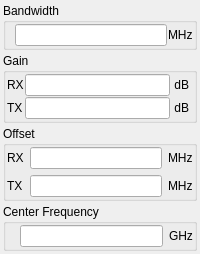
            <widget class="QWidget" name="tab">
             <attribute name="title">
              <string>WiFi</string>
             </attribute>
             <layout class="QVBoxLayout" name="verticalLayout_2" stretch="3,5,5,3">
              <property name="spacing">
               <number>3</number>
              </property>
              <property name="leftMargin">
               <number>3</number>
              </property>
              <property name="topMargin">
               <number>3</number>
              </property>
              <property name="rightMargin">
               <number>3</number>
              </property>
              <property name="bottomMargin">
               <number>3</number>
              </property>
              <item>
               <widget class="QGroupBox" name="groupBox_2">
                <property name="title">
                 <string>Bandwidth</string>
                </property>
                <layout class="QHBoxLayout" name="horizontalLayout_2">
                 <property name="spacing">
                  <number>1</number>
                 </property>
                 <property name="leftMargin">
                  <number>1</number>
                 </property>
                 <property name="topMargin">
                  <number>1</number>
                 </property>
                 <property name="rightMargin">
                  <number>1</number>
                 </property>
                 <property name="bottomMargin">
                  <number>1</number>
                 </property>
                 <item>
                  <widget class="QLabel" name="label_12">
                   <property name="text">
                    <string/>
                   </property>
                  </widget>
                 </item>
                 <item>
                  <widget class="QLineEdit" name="lineEdit">
                   <property name="alignment">
                    <set>Qt::AlignRight|Qt::AlignTrailing|Qt::AlignVCenter</set>
                   </property>
                  </widget>
                 </item>
                 <item>
                  <widget class="QLabel" name="label">
                   <property name="text">
                    <string>MHz</string>
                   </property>
                  </widget>
                 </item>
                </layout>
               </widget>
              </item>
              <item>
               <widget class="QGroupBox" name="groupBox_4">
                <property name="title">
                 <string>Gain</string>
                </property>
                <layout class="QGridLayout" name="gridLayout_2" columnstretch="0,0,0">
                 <property name="leftMargin">
                  <number>1</number>
                 </property>
                 <property name="topMargin">
                  <number>1</number>
                 </property>
                 <property name="rightMargin">
                  <number>1</number>
                 </property>
                 <property name="bottomMargin">
                  <number>1</number>
                 </property>
                 <property name="spacing">
                  <number>1</number>
                 </property>
                 <item row="1" column="0">
                  <widget class="QLabel" name="label_3">
                   <property name="text">
                    <string>TX</string>
                   </property>
                  </widget>
                 </item>
                 <item row="0" column="0">
                  <widget class="QLabel" name="label_2">
                   <property name="text">
                    <string>RX</string>
                   </property>
                  </widget>
                 </item>
                 <item row="1" column="2">
                  <widget class="QLabel" name="label_7">
                   <property name="text">
                    <string> dB </string>
                   </property>
                  </widget>
                 </item>
                 <item row="0" column="2">
                  <widget class="QLabel" name="label_6">
                   <property name="text">
                    <string> dB </string>
                   </property>
                  </widget>
                 </item>
                 <item row="1" column="1">
                  <widget class="QLineEdit" name="lineEdit_5">
                   <property name="alignment">
                    <set>Qt::AlignRight|Qt::AlignTrailing|Qt::AlignVCenter</set>
                   </property>
                  </widget>
                 </item>
                 <item row="0" column="1">
                  <widget class="QLineEdit" name="lineEdit_6">
                   <property name="alignment">
                    <set>Qt::AlignRight|Qt::AlignTrailing|Qt::AlignVCenter</set>
                   </property>
                  </widget>
                 </item>
                </layout>
               </widget>
              </item>
              <item>
               <widget class="QGroupBox" name="groupBox_5">
                <property name="title">
                 <string>Offset</string>
                </property>
                <layout class="QGridLayout" name="gridLayout_3" columnstretch="0,0,0">
                 <property name="leftMargin">
                  <number>1</number>
                 </property>
                 <property name="topMargin">
                  <number>1</number>
                 </property>
                 <property name="rightMargin">
                  <number>1</number>
                 </property>
                 <property name="bottomMargin">
                  <number>1</number>
                 </property>
                 <item row="1" column="2">
                  <widget class="QLabel" name="label_9">
                   <property name="text">
                    <string>MHz</string>
                   </property>
                  </widget>
                 </item>
                 <item row="0" column="2">
                  <widget class="QLabel" name="label_8">
                   <property name="text">
                    <string>MHz</string>
                   </property>
                  </widget>
                 </item>
                 <item row="1" column="0">
                  <widget class="QLabel" name="label_4">
                   <property name="text">
                    <string>TX</string>
                   </property>
                  </widget>
                 </item>
                 <item row="0" column="0">
                  <widget class="QLabel" name="label_5">
                   <property name="text">
                    <string>RX</string>
                   </property>
                  </widget>
                 </item>
                 <item row="1" column="1">
                  <widget class="QLineEdit" name="lineEdit_3">
                   <property name="alignment">
                    <set>Qt::AlignRight|Qt::AlignTrailing|Qt::AlignVCenter</set>
                   </property>
                  </widget>
                 </item>
                 <item row="0" column="1">
                  <widget class="QLineEdit" name="lineEdit_4">
                   <property name="alignment">
                    <set>Qt::AlignRight|Qt::AlignTrailing|Qt::AlignVCenter</set>
                   </property>
                  </widget>
                 </item>
                </layout>
               </widget>
              </item>
              <item>
               <widget class="QGroupBox" name="groupBox_6">
                <property name="title">
                 <string>Center Frequency</string>
                </property>
                <layout class="QGridLayout" name="gridLayout_4" columnstretch="0,0,0">
                 <property name="leftMargin">
                  <number>1</number>
                 </property>
                 <property name="topMargin">
                  <number>1</number>
                 </property>
                 <property name="rightMargin">
                  <number>1</number>
                 </property>
                 <property name="bottomMargin">
                  <number>1</number>
                 </property>
                 <item row="0" column="2">
                  <widget class="QLabel" name="label_10">
                   <property name="text">
                    <string>GHz</string>
                   </property>
                  </widget>
                 </item>
                 <item row="0" column="1">
                  <widget class="QLineEdit" name="lineEdit_2">
                   <property name="alignment">
                    <set>Qt::AlignRight|Qt::AlignTrailing|Qt::AlignVCenter</set>
                   </property>
                  </widget>
                 </item>
                 <item row="0" column="0">
                  <widget class="QLabel" name="label_11">
                   <property name="text">
                    <string/>
                   </property>
                  </widget>
                 </item>
                </layout>
               </widget>
              </item>
             </layout>
            </widget>
